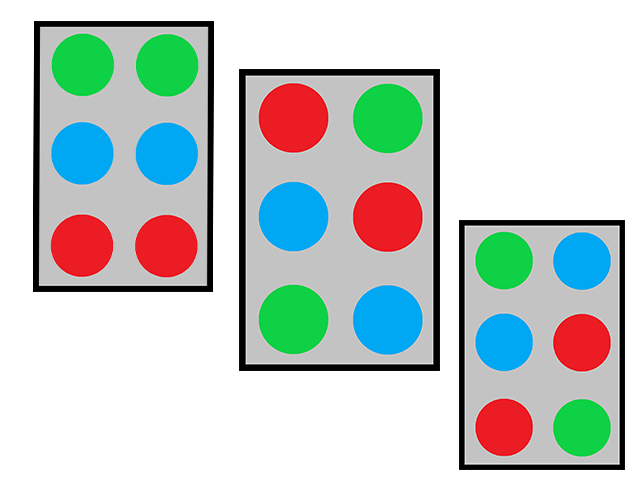
#> input picture test1.png, 643 x 491 px
$ python WPC.py
#> lines starting #> are read from the running program, lines starting #| are printed output that depends on the picture; after the words box and inside, x2 and y2 are one past the last pixel; in counts of white or black regions, pixels touching at a corner belong together
import cv2
import numpy as np

cap = cv2.imread('test1.png')
#> cap is the input picture: shape (491, 643, 3); mean B, G, R 202.5, 205.9, 196.7

def empty(a):
    pass
cv2.namedWindow('Tuning Parameters')
cv2.resizeWindow('Tuning Parameters',640,240)
cv2.createTrackbar("threshold1","Tuning Parameters",150,300, empty)
cv2.createTrackbar("threshold2","Tuning Parameters",255,300, empty)
cv2.createTrackbar("area","Tuning Parameters",300,30000,empty)
def getContours(img,imgcontour):
    contours,hierarchy = cv2.findContours(img, cv2.RETR_EXTERNAL, cv2.CHAIN_APPROX_NONE)
    for cnt in contours:
        area=cv2.contourArea(cnt)
        nilaiarea = cv2.getTrackbarPos("area","Tuning Parameters")
        if area > nilaiarea:
            #cv2.drawContours(imgcontour, cnt, -1, (255,0,255), 7)
            peri = cv2.arcLength(cnt, True)
            approx = cv2.approxPolyDP(cnt, 0.02 *peri, True)
            #print(len(approx))
            x,y,w,h = cv2.boundingRect(approx)
            cv2.rectangle(imgcontour, (x, y ), (x +w, y+h),(0,255,0),5)
            img1=((x, y ), (x +w, y+h))
            print(img1)
            cv2.putText(imgcontour, "points: "+str(len(approx)), (x+w+20, y+20), cv2.FONT_HERSHEY_COMPLEX, 1, (0,255,0), 2)
            cv2.putText(imgcontour, "area: "+str(int(area)), (x+w+20, y+45), cv2.FONT_HERSHEY_COMPLEX, 1, (0,255,0), 2)
            titik = len(approx)
            if titik == 4:
                cv2.putText(imgcontour,"Segi 4", (x+w+20, y+80),cv2.FONT_HERSHEY_COMPLEX, 1, (0,255,0), 2)
while True:
    imgcontour = cap.copy()
    imgBlur = cv2.GaussianBlur(cap,(7, 7), 1)
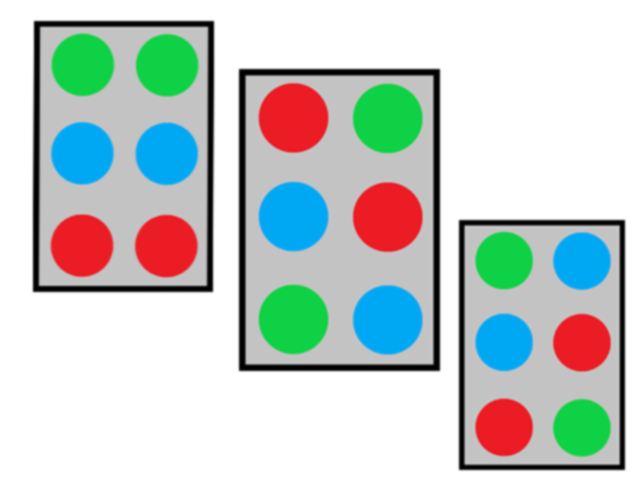
#> imgBlur: shape (491, 643, 3); mean B, G, R 202.5, 205.9, 196.7
    imgGray = cv2.cvtColor(imgBlur, cv2.COLOR_BGR2GRAY)
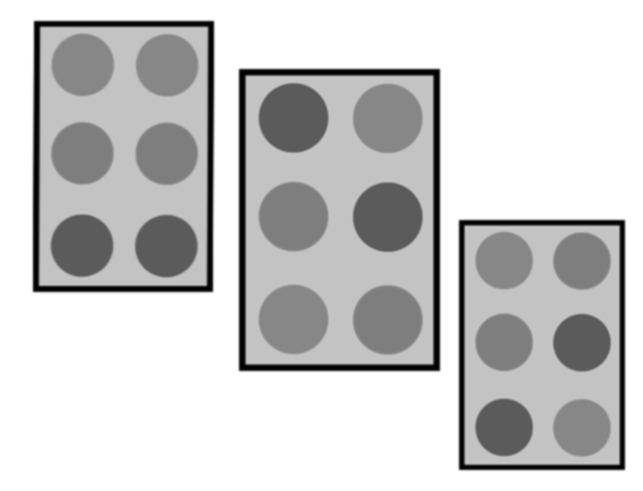
#> imgGray: shape (491, 643); min 0, max 255, mean 202.7
    threshold1 = cv2.getTrackbarPos("threshold1","Tuning Parameters")
    threshold2 = cv2.getTrackbarPos("threshold2","Tuning Parameters")
    imgCanny = cv2.Canny(imgGray,threshold1,threshold2)
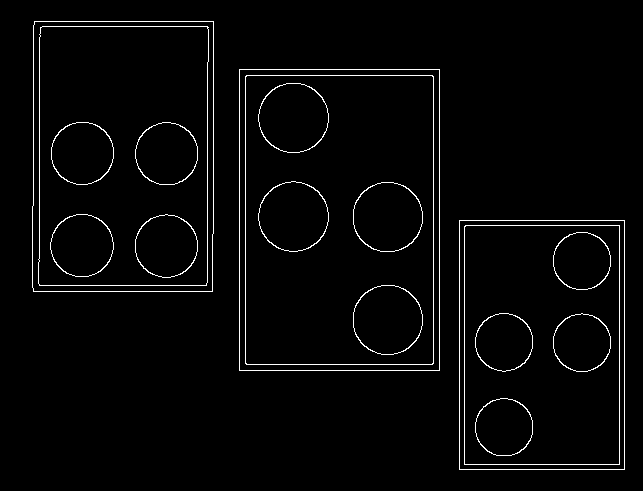
#> imgCanny: shape (491, 643); 2.6% white in thin lines or dots, all inside (x1, y1, x2, y2) = (32, 21, 625, 470)
    kernel = np.ones((5,5))
    imgDil = cv2.dilate(imgCanny, kernel, iterations=1)
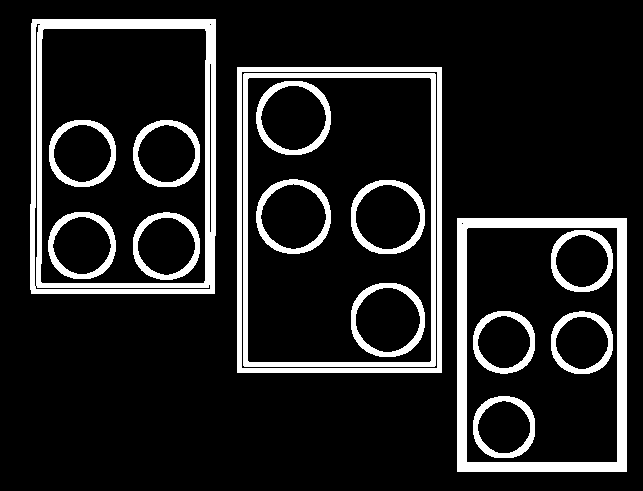
#> imgDil: shape (491, 643); 13.1% white; 16 white regions
    getContours(imgDil,imgcontour)
#> in getContours, `contours,hierarchy = cv2.findContours(img, cv2.RETR_EXTERNAL, cv2.CHAI..`: contours = 3 contours; box (x1, y1, x2, y2) and area: (237, 67, 442, 373) 62220, (30, 19, 216, 294) 50441, (457, 218, 627, 472) 42757
#> in getContours, `area=cv2.contourArea(cnt)`: area = 42757
#> in getContours, `peri = cv2.arcLength(cnt, True)`: peri = 844
#> in getContours, `approx = cv2.approxPolyDP(cnt, 0.02 *peri, True)`: approx = [[457, 218], [457, 471], [626, 471], [626, 218]]
#> in getContours, `x,y,w,h = cv2.boundingRect(approx)`: x = 457; y = 218; w = 170; h = 254
#> in getContours, `cv2.rectangle(imgcontour, (x, y ), (x +w, y+h),(0,255,0),5)`:
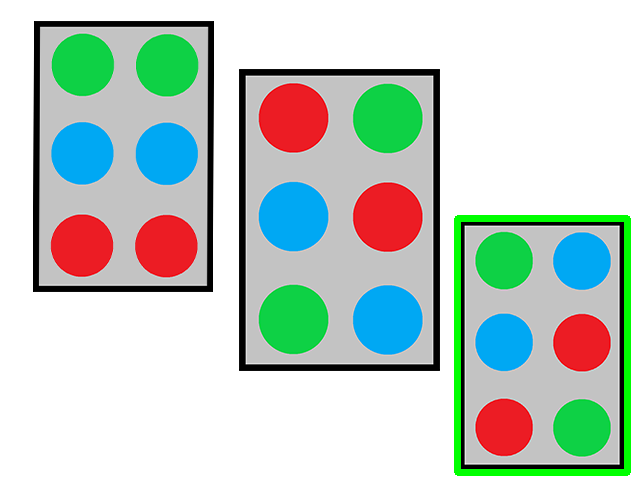
#> imgcontour: shape (491, 643, 3); 1.87% of pixels changed, all inside (x1, y1, x2, y2) = (454, 215, 631, 476)
#> in getContours, `img1=((x, y ), (x +w, y+h))`: img1 = ((457, 218), (627, 472))
#| ((457, 218), (627, 472))
#> in getContours, `titik = len(approx)`: titik = 4
    cv2.imshow("Hasil",imgcontour)
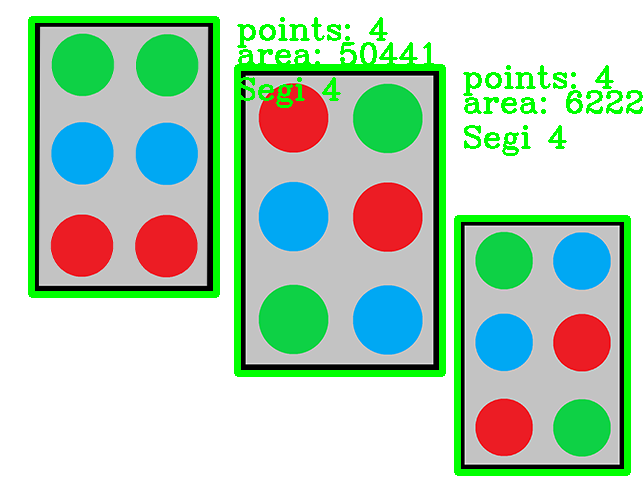
#> window 'Hasil': shape (491, 643, 3); mean B, G, R 184.4, 209.3, 178.4
    cv2.imshow("dil",imgDil)
    if cv2.waitKey(1) & 0xFF==ord('q'):
#> (key q is pressed here)
        break
#> (the run stopped early here; a loop or call above may not have finished)

$ run again, with KEYBOARD.png copied over test1.png
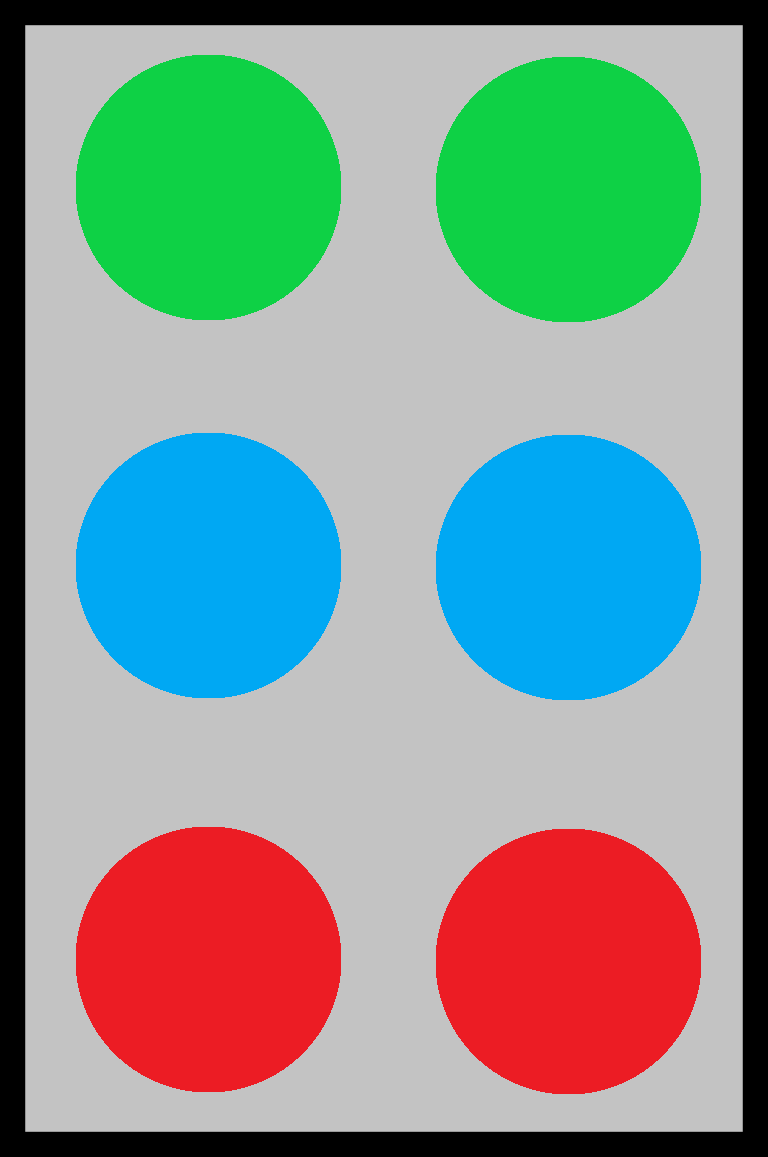
#> input picture KEYBOARD.png, 768 x 1157 px
#> cap is the input picture: shape (1157, 768, 3); mean B, G, R 144.6, 151.7, 132.3
#> `imgCanny = cv2.Canny(imgGray,threshold1,threshold2)`:
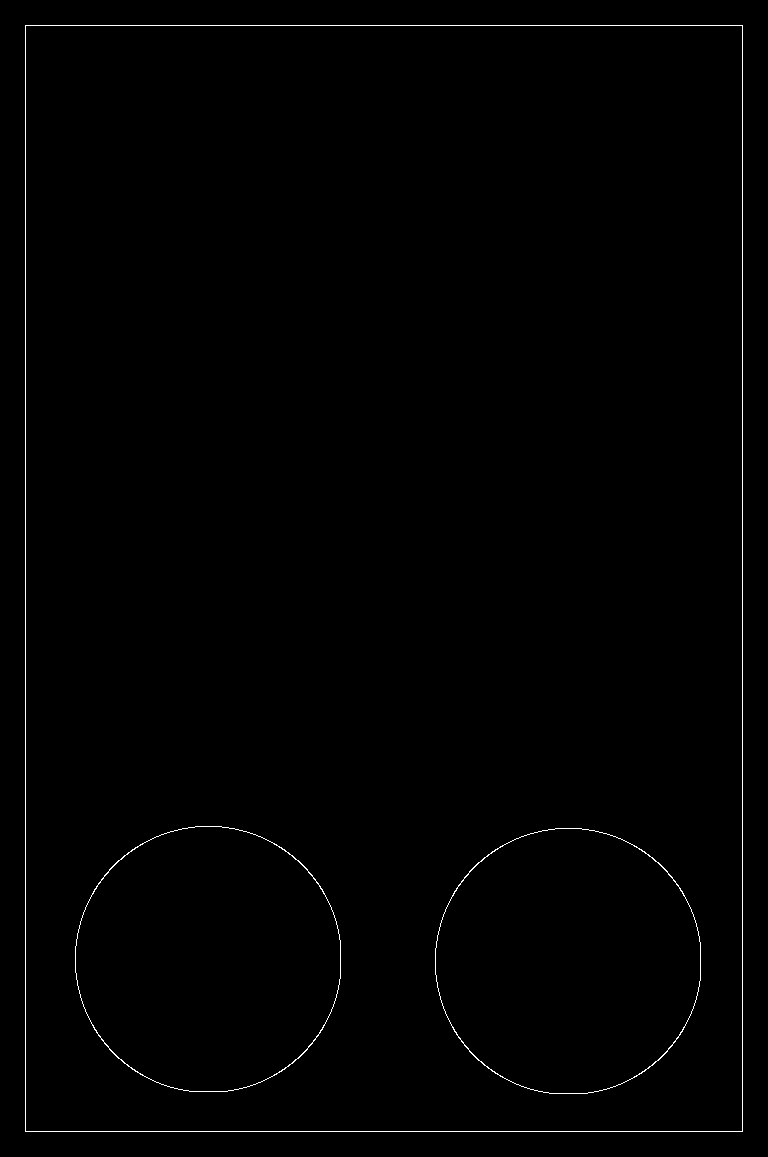
#> imgCanny: shape (1157, 768); 0.61% white in thin lines or dots, all inside (x1, y1, x2, y2) = (25, 25, 743, 1132)
#> imgDil: shape (1157, 768); 3.2% white; 3 white regions
#> contours = 1 contour; box (x1, y1, x2, y2) and area: (23, 23, 745, 1134) 800310
#> area = 800310
#> peri = 3662
#> approx = [[23, 23], [23, 1133], [744, 1133], [744, 23]]
#> x = 23; w = 722; h = 1111
#> in getContours, `cv2.rectangle(imgcontour, (x, y ), (x +w, y+h),(0,255,0),5)`:
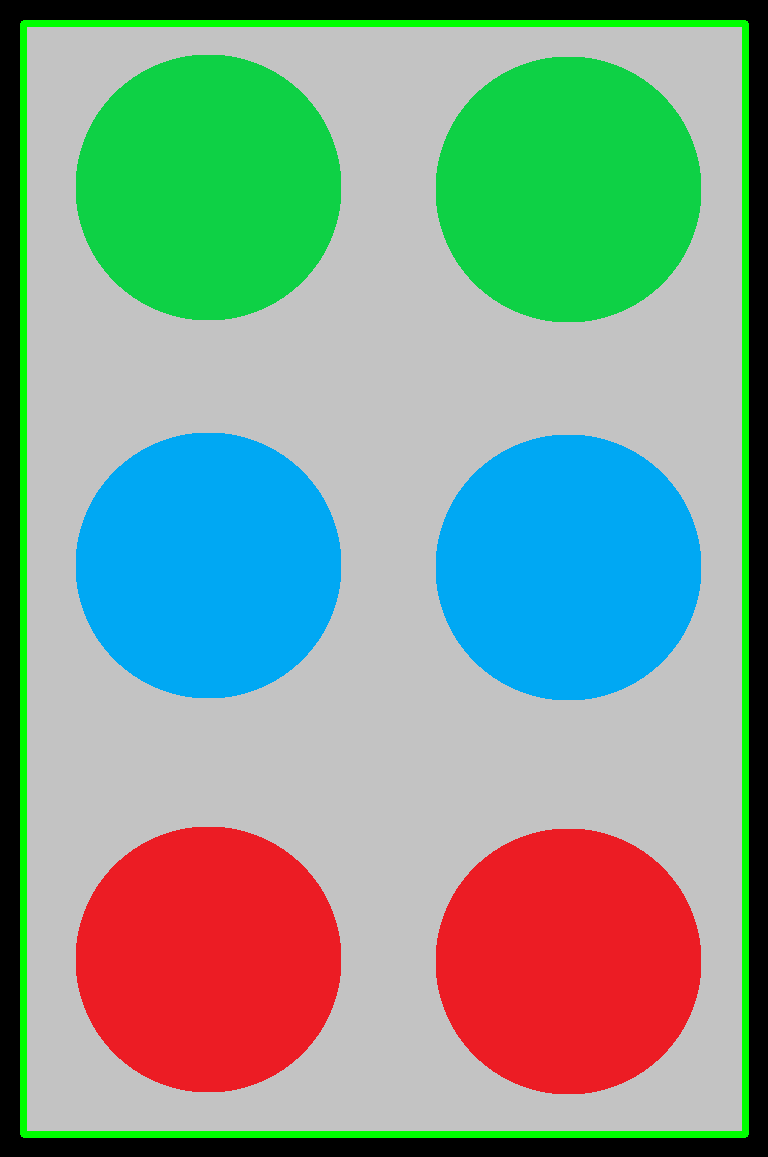
#> imgcontour: shape (1157, 768, 3); 2.89% of pixels changed, all inside (x1, y1, x2, y2) = (20, 20, 749, 1138)
#> img1 = ((23, 23), (745, 1134))
#| ((23, 23), (745, 1134))
#> titik = 4
